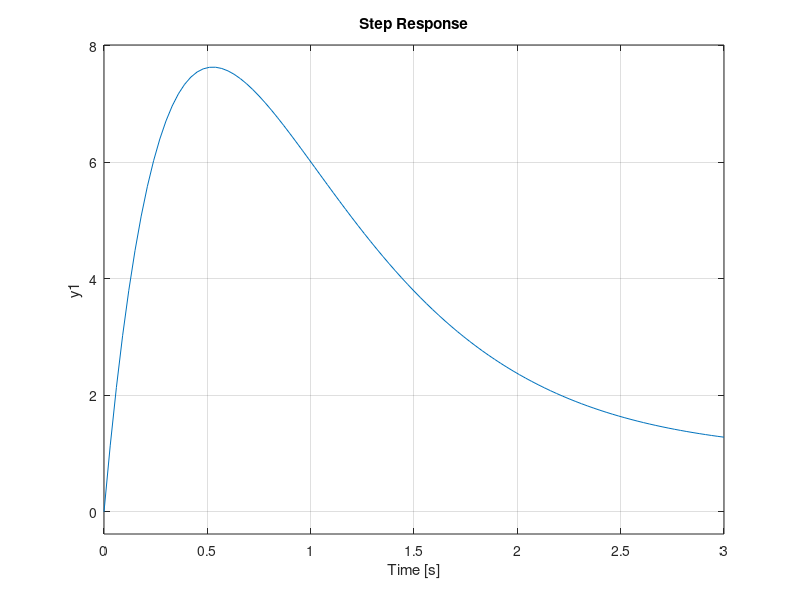

This chart was generated by the following MATLAB code:
%para wn=2 y z=1
T1=tf([-4 8],[1 2 4]);%s=2
T2=tf([1 0],[1 2 4]);%s=0
T3=tf([4 8],[1 2 4]); %s=-2
T4=tf(4,[1 2 4]);%sin cero
T5=tf([40 4],[1 4 4]); %s=-1
step(T1)
hold
step(T2)
step(T3)
step(T4)
step(T5)

%dibujamos los polos y ceros, no funcion con hold

%pzmap(T1,T2,T3,T4,T5)
